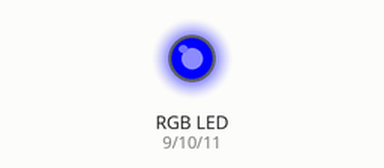
Recording of a sketch running on a simulated Arduino Uno, built with avr-gcc and run on an emulated ATmega328P. Shown: an RGB LED mixed from three pins (HIGH = lit).

Above: at 1.0 s.
At 3.0 s:
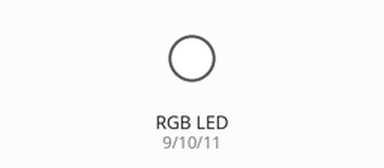
At 5.0 s:
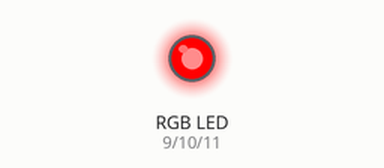
At 7.0 s:
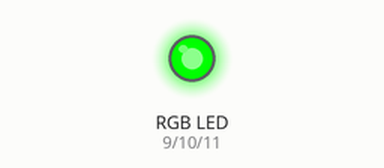
Timing chart, 0 to 10.4 s (numbered marks = the images above):
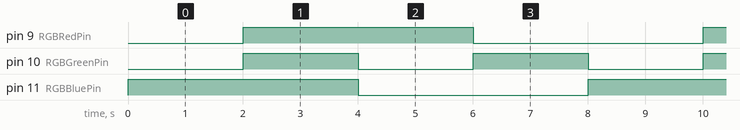

Measured:
- by itself, pin 9 (RGBRedPin), pin 11 (RGBBluePin): alternates HIGH for 4.0 s and LOW for 4.0 s
- by itself, pin 10 (RGBGreenPin): alternates HIGH for 2.0 s and LOW for 2.0 s
- by itself, everything shown: repeats every 8.0 s, in 5 steps

The sketch:

level_2.ino
```cpp
// (licence header left out)
#define RGBRedPin 9    //The red RGB LED is connected pin 9 of the Arduino.
#define RGBGreenPin 10 //The green RGB LED is connected pin 10 of the Arduino.
#define RGBBluePin 11  //The blue RGB LED is connected pin 11 of the Arduino.
#define waitTime 2000 //Sets the amount of time to wait between color changes.

void setup() { //The Setup function runs once.
  pinMode(RGBRedPin, OUTPUT);    //Setup red RGB LED pin as an output pin.
  pinMode(RGBGreenPin, OUTPUT);  //Setup green RGB LED pin as an output pin.
  pinMode(RGBBluePin, OUTPUT);   //Setup blue RGB LED pin as an output pin.
}

void red() {
  //Display Red
  digitalWrite(RGBRedPin, HIGH); //Turn on RED
  delay(waitTime);               //Wait for 2 seconds
  digitalWrite(RGBRedPin, LOW);  //Turn off Red
}

void green() {
  //Display Green
  digitalWrite(RGBGreenPin, HIGH); //Turn on RED
  delay(waitTime);               //Wait for 2 seconds
  digitalWrite(RGBGreenPin, LOW);  //Turn off Red
}

void blue() {
  //Display Blue
  digitalWrite(RGBBluePin, HIGH); //Turn on RED
  delay(waitTime);               //Wait for 2 seconds
  digitalWrite(RGBBluePin, LOW);  //Turn off Red
}

void magenta() {
  //Display  Magenta  (Red + Blue)
  digitalWrite(RGBRedPin, HIGH); //Turn on RED
  digitalWrite(RGBBluePin, HIGH); //Turn on RED
  delay(waitTime);               //Wait for 2 seconds
  digitalWrite(RGBRedPin, LOW);  //Turn off Red
  digitalWrite(RGBBluePin, LOW); //Turn on RED
}

void yellow() {
  //Display  Yellow  (Red + Green)
  digitalWrite(RGBRedPin, HIGH); //Turn on RED
  digitalWrite(RGBGreenPin, HIGH); //Turn on RED
  delay(waitTime);               //Wait for 2 seconds
  digitalWrite(RGBRedPin, LOW);  //Turn off Red
  digitalWrite(RGBGreenPin, LOW); //Turn of RED
}

void cyan() {
  //Display  Cyan  (Blue + Green)
  digitalWrite(RGBBluePin, HIGH); //Turn on BLUE
  digitalWrite(RGBGreenPin, HIGH); //Turn on GREEN
  delay(waitTime);               //Wait for 2 seconds
  digitalWrite(RGBBluePin, LOW); //Turn of BLUE
  digitalWrite(RGBGreenPin, LOW);  //Turn off GREEN
}

void white() {
  //Display White  (Red + Blue + Green)
  digitalWrite(RGBRedPin, HIGH); //Turn on RED
  digitalWrite(RGBBluePin, HIGH); //Turn on BLUE
  digitalWrite(RGBGreenPin, HIGH); //Turn on GREEN
  delay(waitTime);               //Wait for 2 seconds
  digitalWrite(RGBRedPin, LOW);  //Turn off RED
  digitalWrite(RGBBluePin, LOW); //Turn off BLUE
  digitalWrite(RGBGreenPin, LOW); //Turn off GREEN
}

void loop() { //The loop function runs forever.
  blue();
  white();
  red();
  green();
}
```
